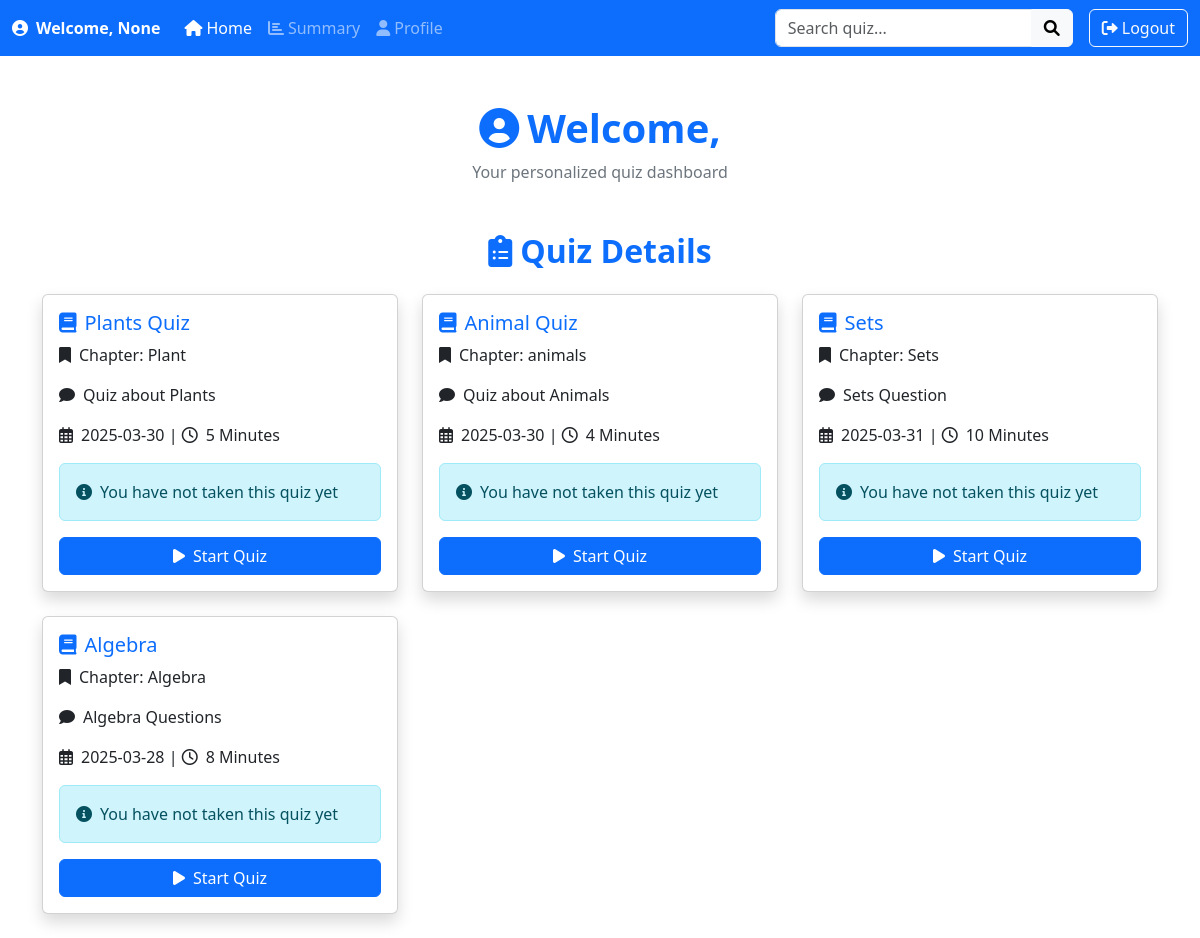
The app's page /search_user_quiz with its own data.
### app.py (models this page shows)
class Quiz(db.Model):
    id=db.Column(db.Integer,primary_key=True)
    name=db.Column(db.String(150),nullable=False)
    date_of_quiz=db.Column(db.Date,nullable=False)
    time_of_quiz=db.Column(db.Integer,nullable=False)
    remarks=db.Column(db.Text,nullable=False)
    chapter_id = db.Column(db.Integer, db.ForeignKey('chapter.id'), nullable=False)
    questions = db.relationship('Question', back_populates='quiz', cascade="all, delete")
    scores = db.relationship('Scores', back_populates='quiz', cascade="all, delete")
    chapter=db.relationship('Chapter',back_populates='quizzes')

class Chapter(db.Model):
    id=db.Column(db.Integer,primary_key=True)
    name=db.Column(db.String(150),nullable=False)
    description=db.Column(db.Text,nullable=False)
    subject_id=db.Column(db.Integer,db.ForeignKey('subject.id'),nullable=False)
    subject=db.relationship('Subject',back_populates='chapters')
    quizzes=db.relationship('Quiz',back_populates='chapter',cascade='all,delete')

### app.py (the view)
@app.route('/search_user_quiz', methods=['GET'])
def search_user_quiz():
    query = request.args.get('quiz_name', '').strip()
    if query:
        quizzes = Quiz.query.filter(Quiz.name.ilike(f"%{query}%")).all()
    else:
        quizzes = Quiz.query.all()
    return render_template('user_dashboard.html', quizes=quizzes, search_query=query)

### templates/user_dashboard.html (shortened to what this page needs)
<!DOCTYPE html>
<html lang="en">
<head>
    <link href="https://cdn.jsdelivr.net/npm/bootstrap@5.3.3/dist/css/bootstrap.min.css" rel="stylesheet">
    <link rel="stylesheet" href="https://cdnjs.cloudflare.com/ajax/libs/font-awesome/6.0.0-beta3/css/all.min.css">
</head>
<body>
    <nav class="navbar navbar-expand-lg navbar-dark bg-primary">
        <div class="container-fluid">
            <span class="navbar-text fw-bold text-white me-3">
                <i class="fas fa-user-circle me-2"></i>Welcome, {{ session.get('username') }}
            </span>
            <div class="collapse navbar-collapse" id="navbarNavDropdown">
                <ul class="navbar-nav me-auto mb-2 mb-lg-0">
                    <li class="nav-item">
                        <a class="nav-link active" href="/user_dashboard"><i class="fas fa-home me-1"></i>Home</a>
                    </li>
                    <li class="nav-item">
                        <a class="nav-link" href="/scores"><i class="fas fa-chart-bar me-1"></i>Summary</a>
                    </li>
                    <li class="nav-item">
                        <a class="nav-link" href="/profile"><i class="fas fa-user me-1"></i>Profile</a>
                    </li>
                </ul>
                <form class="d-flex me-3" method="GET" action="/search_user_quiz">
                    <div class="input-group">
                        <input class="form-control" type="search" name="quiz_name" placeholder="Search quiz..." aria-label="Search" value="{{ search_query }}">
                        <button class="btn btn-light" type="submit"><i class="fas fa-search"></i></button>
                    </div>
                </form>
                <a href="/login" class="btn btn-outline-light"><i class="fas fa-sign-out-alt me-1"></i>Logout</a>
            </div>
        </div>
    </nav>
    <div class="container mt-5">
        <h1 class="text-center text-primary fw-bold"><i class="fas fa-user-circle me-2"></i>Welcome, {{ username }}</h1>
        <p class="text-center text-secondary">Your personalized quiz dashboard</p>
    </div>
<div class="container mt-5">
    <h2 class="text-center text-primary fw-bold mb-4"><i class="fas fa-clipboard-list me-2"></i>Quiz Details</h2>
    {% if quizes %}
    <div class="row">
        {% for quiz in quizes %}
        <div class="col-md-4 mb-4">
            <div class="card h-100 shadow">
                <div class="card-body">
                    <h5 class="card-title text-primary"><i class="fas fa-book me-2"></i>{{ quiz.name }}</h5>
                    <p class="card-text"><i class="fas fa-bookmark me-2"></i>Chapter: {{ quiz.chapter.name }}</p>
                    <p class="card-text"><i class="fas fa-comment me-2"></i>{{ quiz.remarks }}</p>
                    <p class="card-text"><i class="far fa-calendar-alt me-2"></i>{{ quiz.date_of_quiz }} | <i class="far fa-clock me-2"></i>{{ quiz.time_of_quiz }} Minutes</p>
                    {% if quiz.id in scores %}
                    <div class="alert alert-success" role="alert">
                        <i class="fas fa-trophy me-2"></i>Your Score: {{ scores[quiz.id] if scores[quiz.id] is not none else 'N/A' }}/{{quiz.questions | length}}
                    </div>
                    <a href="/start_quiz/{{ quiz.id }}" class="btn btn-warning w-100"><i class="fas fa-redo me-2"></i>Retake Quiz</a>
                    {% else %}
                    <div class="alert alert-info" role="alert">
                        <i class="fas fa-info-circle me-2"></i>You have not taken this quiz yet
                    </div>
                    <a href="/start_quiz/{{ quiz.id }}" class="btn btn-primary w-100"><i class="fas fa-play me-2"></i>Start Quiz</a>
                    {% endif %}
                </div>
            </div>
        </div>
        {% endfor %}
    </div>
    {% else %}
    <div class="alert alert-warning text-center">
        <i class="fas fa-exclamation-circle me-2"></i>No quizzes found for "{{ search_query }}"
    </div>
    {% endif %}
</div>
</body>
</html>

### records on screen
Quiz: name "Plants Quiz", chapter.name "Plant", remarks "Quiz about Plants", date_of_quiz "2025-03-30", time_of_quiz "5"
Quiz: name "Animal Quiz", chapter.name "animals", remarks "Quiz about Animals", date_of_quiz "2025-03-30", time_of_quiz "4"
Quiz: name "Sets", chapter.name "Sets", remarks "Sets Question", date_of_quiz "2025-03-31", time_of_quiz "10"
Quiz: name "Algebra", chapter.name "Algebra", remarks "Algebra Questions", date_of_quiz "2025-03-28", time_of_quiz "8"

### other values on screen
{{ session.get('username') }} "None"
